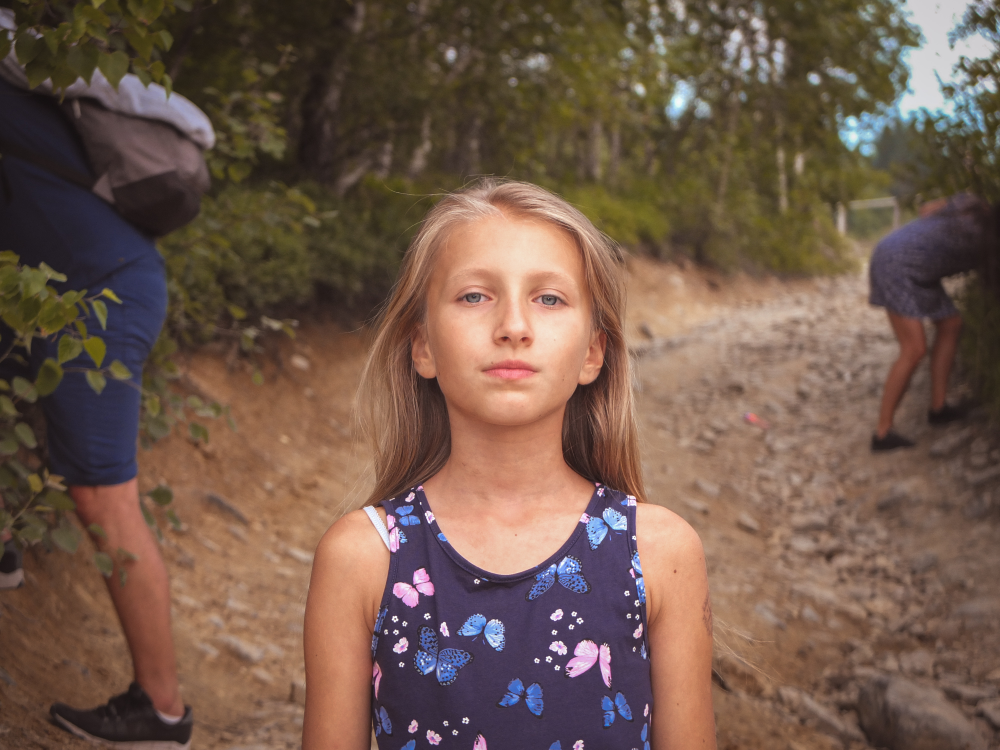
#> input picture Python/Computer Graphics and Image Processing/Solomiia.jpg, 4000 x 3000 px (shown at 1/4 size)
$ jupyter execute Lab4-26-11-2022.ipynb   (shell and % lines are left out)
#> lines starting #> are read from the running program, lines starting #| are printed output that depends on the picture; after the words box and inside, x2 and y2 are one past the last pixel; in counts of white or black regions, pixels touching at a corner belong together
[cell 1]
#libraries

#arrays
import numpy as np
from numpy import asarray

#image processing
import cv2
from PIL import Image

#load/show images
import matplotlib.pyplot as plt
import matplotlib.image as mpimg


#import an image
image = cv2.imread('Solomiia.jpg')
#> image is the input picture: shape (3000, 4000, 3); mean B, G, R 75.8, 89.4, 113.6
im_rgb = cv2.cvtColor(image, cv2.COLOR_BGR2RGB)
image = cv2.resize(im_rgb, (500,500))
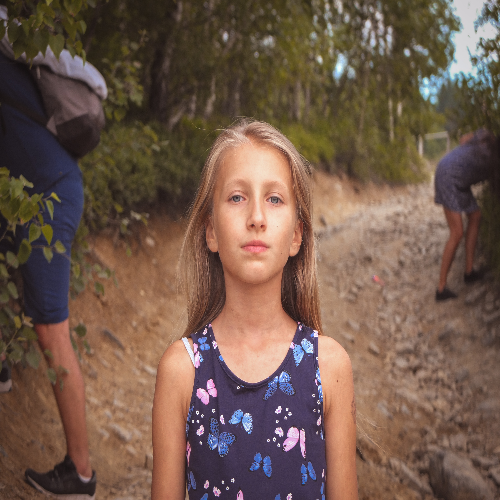
#> image: shape (500, 500, 3); mean R, G, B 113.7, 89.5, 75.9

data = asarray(image)


for i in range(0, len(data), 2):
    image[i, 10] = (0, 0, 255)
#> this loop made 250 passes
#> i on passes 3 to 5: 4, 6, 8
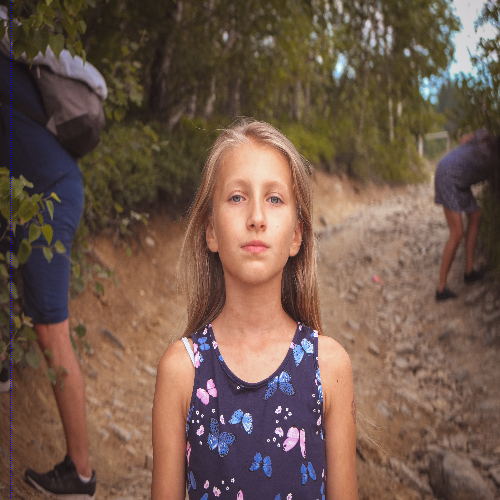
#> image: shape (500, 500, 3); 0.1% of pixels changed, all inside (x1, y1, x2, y2) = (10, 0, 11, 499)


plt.figure(figsize=(7,7))
plt.imshow(image)

$ run again, with Python/Computer Graphics and Image Processing/Bird.jpg copied over Python/Computer Graphics and Image Processing/Solomiia.jpg
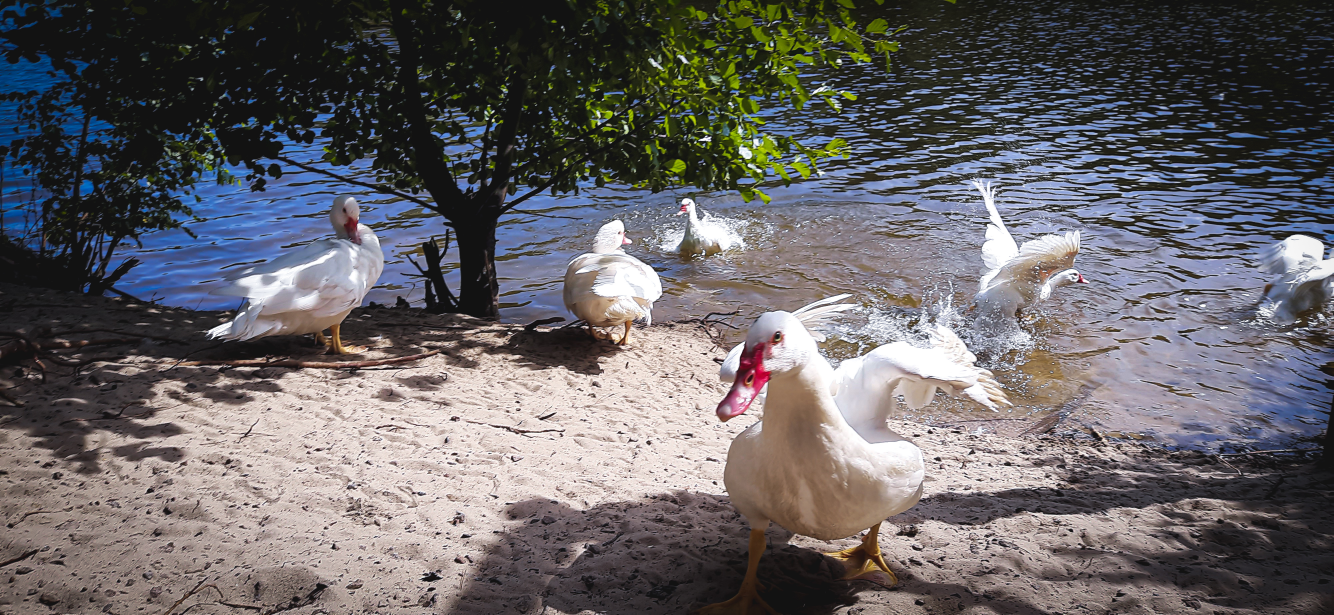
#> input picture Python/Computer Graphics and Image Processing/Bird.jpg, 4000 x 1844 px (shown at 1/3 size)
#> image is the input picture: shape (1844, 4000, 3); mean B, G, R 102.8, 100.1, 103.2
#> `image = cv2.resize(im_rgb, (500,500))`:
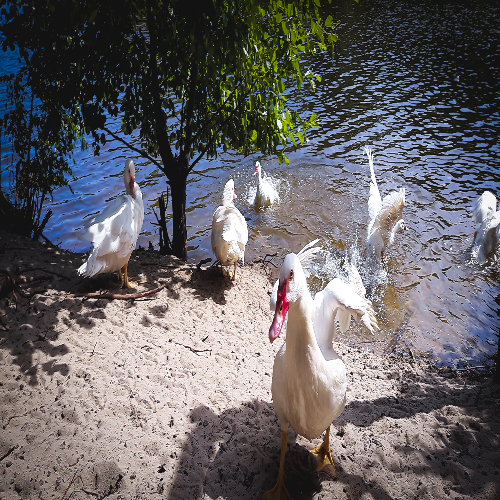
#> image: shape (500, 500, 3); mean R, G, B 103, 100, 102.6
#> the loop `for i in range(0, len(data), 2):` made 250 passes
#> i on passes 3 to 5: 4, 6, 8
#> after the loop `for i in range(0, len(data), 2):`:
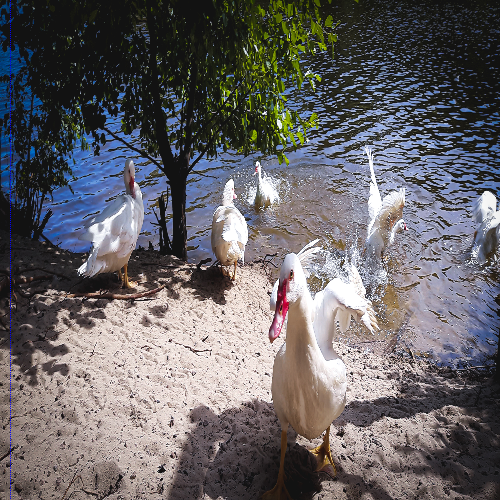
#> image: shape (500, 500, 3); 0.1% of pixels changed, all inside (x1, y1, x2, y2) = (10, 0, 11, 499)
